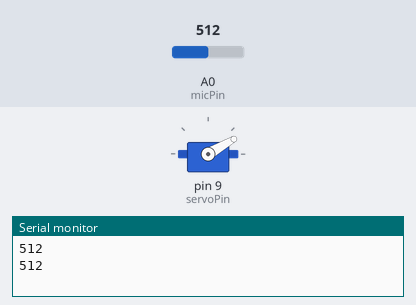
This sketch was run on a simulated Arduino Uno, built with avr-gcc and run on an emulated ATmega328P. Parts: servo, the last lines printed to the serial monitor. The inputs (shaded band) are chosen by the test bench; at power-on: A0 (micPin) = 512.

Above: at 2.8 s.
2.9 s: A0 (micPin) set to 108
8.9 s: A0 (micPin) set to 91
At 10.4 s:
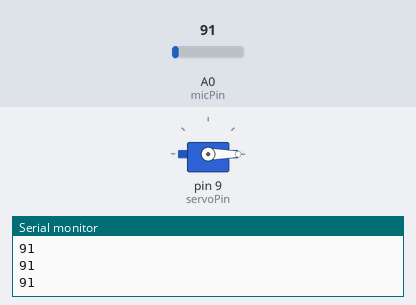
11.6 s: A0 (micPin) set to 110
At 11.9 s:
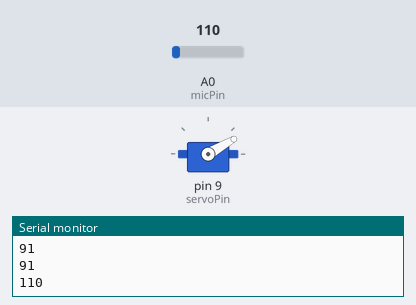
17.1 s: A0 (micPin) set to 90
At 18.8 s:
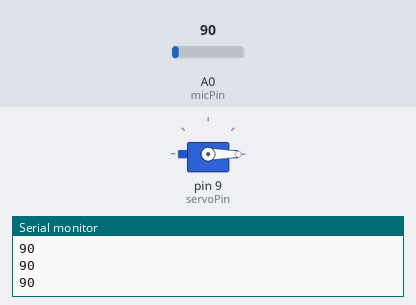
Timing chart, 0 to 20.3 s (numbered marks = the images above; inputs shaded):
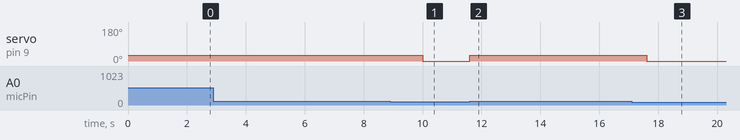

Measured:
- the behaviour switches between 101 and 100 on A0 (micPin) (found by bisection; images 0 and 1)
- after the input at 8.9 s, servo on pin 9 (servoPin): 30° → 0° after 1.1 s
- after the input at 11.6 s, servo on pin 9 (servoPin): 0° → 30° at once
- after the input at 17.1 s, servo on pin 9 (servoPin): 30° → 0° after 0.51 s

The sketch:

sketch_simpleHovering_servo.ino
```cpp
#include <Servo.h>

Servo myServo;

const int micPin = A0;        // Analog pin for CZ-N15E
const int servoPin = 9;       // Servo signal pin
const int threshold = 100;    // Blow strength limit
const int initServoAngle = 45;
const int maxflappingAngle = 30;

int servoAngle = 0;

bool triggered = false;

void setup() {
  Serial.begin(9600);
  myServo.attach(servoPin);
  //myServo.write(servoAngle);  // Start position
  myServo.write(initServoAngle);
}

void loop() {

  int micValue = analogRead(micPin);
  Serial.println(micValue);   // Useful for tuning threshold

  // //TEST flapping
  //  myServo.write(minServoAngle);
  //  delay(500);
  //  myServo.write(minServoAngle + flappingAngle);
  //  delay(500);

  // myServo.write(servoAngle);
  // delay(1000);


  if (micValue > threshold) {
    servoAngle = 30;          // Rotate servo (change angle if needed)

    myServo.write(servoAngle);
    triggered = true;         // Prevent repeated triggering
    delay(2000);
    myServo.write(0);
  } else {
    servoAngle = initServoAngle;
  }


  // // Optional: reset when sound is low again
  // if (micValue < threshold - 20) {
  //   //triggered = false;
  // }

  // delay(1);
}
```
